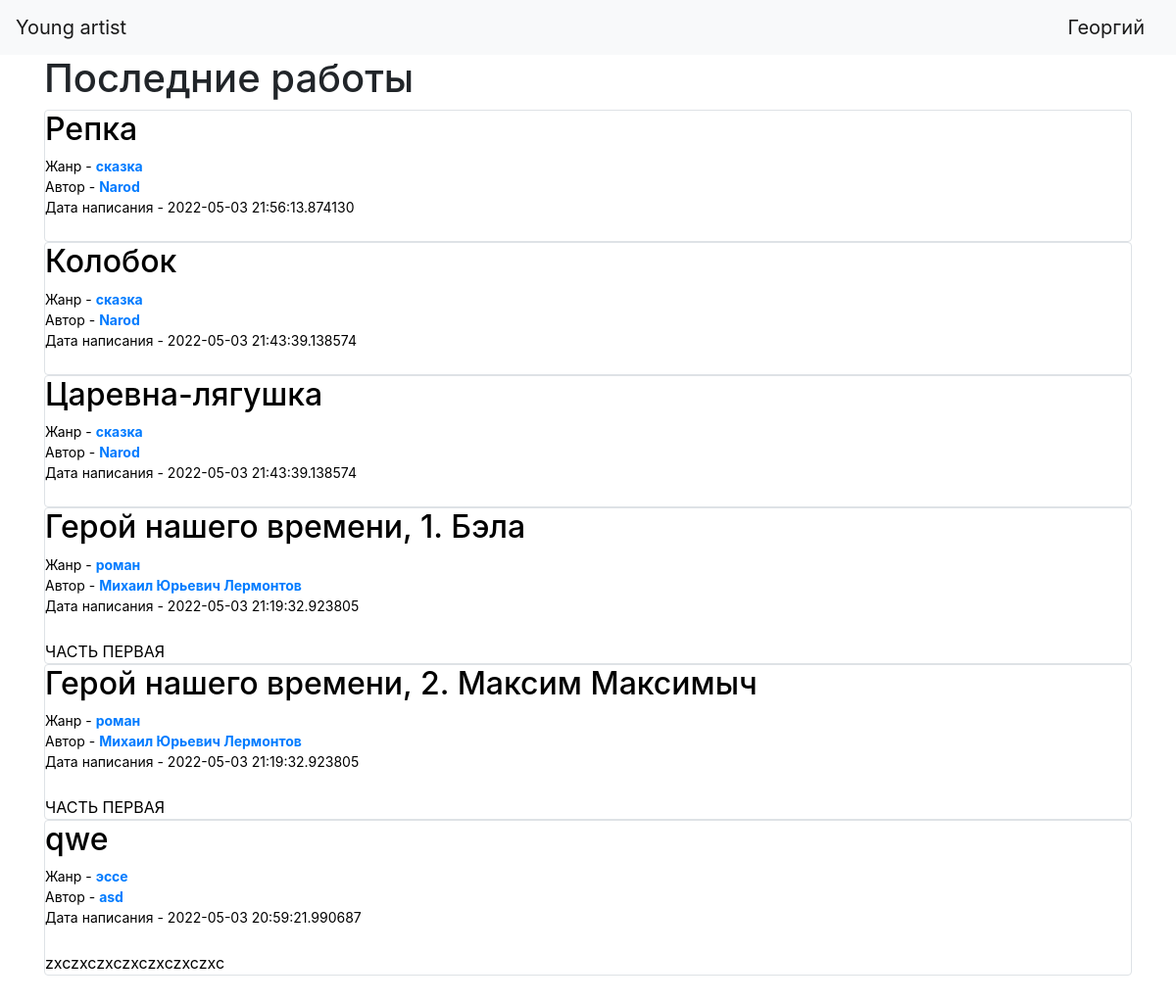
/ (signed in), run on the app's committed database.
### data/users.py (models this page shows, shortened)
class User(SqlAlchemyBase, UserMixin, SerializerMixin):
    __tablename__ = 'users'
    id = sqlalchemy.Column(sqlalchemy.Integer,
                           primary_key=True, autoincrement=True)
    name = sqlalchemy.Column(sqlalchemy.String, nullable=True)
    about = sqlalchemy.Column(sqlalchemy.String, nullable=True)
    email = sqlalchemy.Column(sqlalchemy.String,
                              index=True, unique=True, nullable=True)
    hashed_password = sqlalchemy.Column(sqlalchemy.String, nullable=True)
    created_date = sqlalchemy.Column(sqlalchemy.DateTime,
                                     default=datetime.datetime.now)
    news = orm.relation("Works", back_populates='user')

### data/works.py (models this page shows)
class Works(SqlAlchemyBase, SerializerMixin):
    __tablename__ = 'works'
    datetime_format = '%d %B %Y'
    id = sqlalchemy.Column(sqlalchemy.Integer,
                           primary_key=True, autoincrement=True)
    title = sqlalchemy.Column(sqlalchemy.String, nullable=True)
    genre_id = sqlalchemy.Column(sqlalchemy.Integer,
                                sqlalchemy.ForeignKey("genres.id"))
    description = sqlalchemy.Column(sqlalchemy.String, nullable=True)
    content = sqlalchemy.Column(sqlalchemy.String, nullable=True)
    created_date = sqlalchemy.Column(sqlalchemy.DateTime,
                                     default=datetime.datetime.now())
    is_private = sqlalchemy.Column(sqlalchemy.Boolean, default=True)
    user_id = sqlalchemy.Column(sqlalchemy.Integer,
                                sqlalchemy.ForeignKey("users.id"))
    user = orm.relation('User')
    genre = orm.relation('Genre')

### data/genre.py (models this page shows)
class Genre(SqlAlchemyBase, SerializerMixin):
    __tablename__ = 'genres'
    id = sqlalchemy.Column(sqlalchemy.Integer, primary_key=True,
                           autoincrement=True)
    name = sqlalchemy.Column(sqlalchemy.String, nullable=True)
    news = orm.relation("Works", back_populates='genre')

### main.py (the view)
@app.route("/")
def index():
    db_sess = db_session.create_session()
    works = db_sess.query(Works).order_by(
        desc(Works.created_date))
    return render_template("index.html",
                           headline='Последние работы',
                           works=works)

### data/db_session.py (called while the page is built)
def create_session() -> Session:
    global __factory
    return __factory()

### main.py (called while the page is built)
@login_manager.user_loader
def load_user(user_id):
    db_sess = db_session.create_session()
    return db_sess.query(User).get(user_id)

### templates/index.html
{% extends "base.html" %}
{% block content %}
<h1>{{ headline }}</h1>
{% for item in works %}
<div class="col-md6 border rounded" style="color: black;">
    <a href='/texts/{{ item.id|int() }}' class='straight_link'>
        <h2>{{item.title}}</h2>
    </a>
    <div style="overflow-x:hidden; text-overflow: ellipsis; font-size: 14px;">
        Жанр - <a href="/filtered_by_genre/{{ item.genre_id }}"><b>{{item.genre.name}}</b></a><br>
        Автор - <a href="/profile/{{item.user_id}}"><b>{{item.user.name}}</b><a>
        <br>Дата написания - {{item.created_date}}
    </div>
    <br>
    <div style="overflow-x:hidden; text-overflow: ellipsis;">
        {{item.description}}
    </div>
</div>
{% endfor %}
{% endblock %}

### templates/base.html (shortened to what this page needs)
<!doctype html>
<html lang="en">
<head>
    <link rel="stylesheet"
          href="https://stackpath.bootstrapcdn.com/bootstrap/4.4.1/css/bootstrap.min.css"
>
      <link rel="stylesheet" href="https://cdnjs.cloudflare.com/ajax/libs/font-awesome/4.7.0/css/font-awesome.min.css">
</head>
<body>
<header>
    <nav class="navbar navbar-light bg-light">
        <a class="navbar-brand" href="/">Young artist</a>
                {% if current_user.is_authenticated %}
            <a class="navbar-brand" href="/profile/{{ current_user.id }}">{{ current_user.name }}</a>
        {% else %}
            <p>
                <a class="btn btn-primary " href="/register">Зарегистрироваться</a>
                <a class="btn btn-success" href="/login">Войти</a>
            </p>
        {% endif %}
    </nav>
</header>
<main role="main" class="container">
    {% block content %}{% endblock %}
</main>
</body>
<footer>
    <div style="height: 40px;"></div>
</footer>
</html>

### templates/base.html (style rules this page uses)
.straight_link { text-decoration: none; color: black; }

### data on the page
User: name "Георгий"
Works: title "Репка", genre.name "сказка", user.name "Narod", created_date "2022-05-03 21:56:13.874130"
Works: title "Колобок", genre.name "сказка", user.name "Narod", created_date "2022-05-03 21:43:39.138574"
Works: title "Царевна-лягушка", genre.name "сказка", user.name "Narod", created_date "2022-05-03 21:43:39.138574"
Works: title "Герой нашего времени, 1. Бэла", genre.name "роман", user.name "Михаил Юрьевич Лермонтов", created_date "2022-05-03 21:19:32.923805", description "ЧАСТЬ ПЕРВАЯ"
Works: title "Герой нашего времени, 2. Максим Максимыч", genre.name "роман", user.name "Михаил Юрьевич Лермонтов", created_date "2022-05-03 21:19:32.923805", description "ЧАСТЬ ПЕРВАЯ"
Works: title "qwe", genre.name "эссе", user.name "asd", created_date "2022-05-03 20:59:21.990687", description "zxczxczxczxczxczxczxc"

### other printed values
{{ headline }} "Последние работы"
